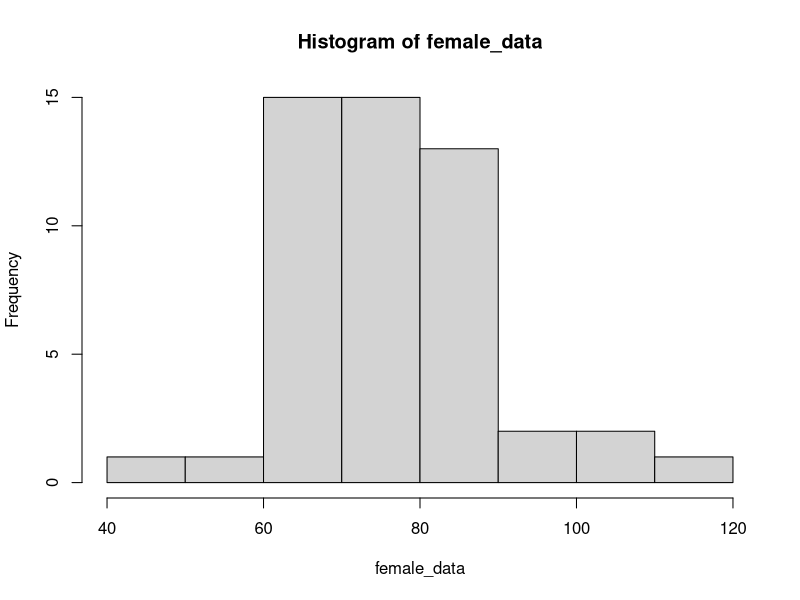
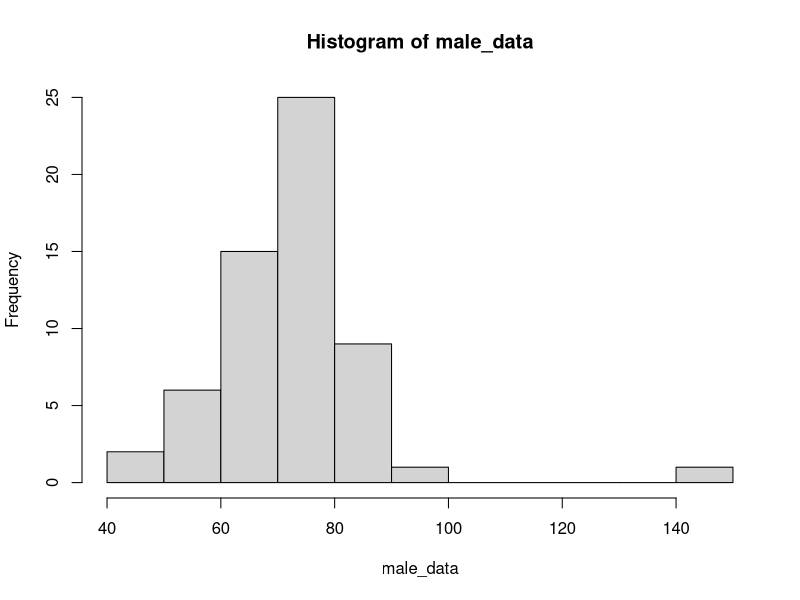

Source code (R) for these figures, in order:
# Input the data from Pulse 1
data = c(86,
         82,
         96,
         71,
         90,
         78,
         68,
         71,
         68,
         88,
         76,
         74,
         70,
         78,
         69,
         77,
         64,
         80,
         83,
         78,
         88,
         70,
         78,
         80,
         68,
         70,
         62,
         81,
         78,
         86,
         59,
         68,
         75,
         74,
         60,
         70,
         80,
         58,
         84,
         104,
         66,
         84,
         65,
         80,
         66,
         104,
         76,
         70,
         66,
         92,
         70,
         63,
         65,
         76,
         56,
         64,
         60,
         68,
         80,
         65,
         47,
         50,
         80,
         76,
         70,
         76,
         72,
         80,
         76,
         85,
         49,
         76,
         145,
         83,
         72,
         60,
         80,
         70,
         68,
         78,
         52,
         74,
         75,
         72,
         80,
         84,
         74,
         90,
         61,
         85,
         78,
         76,
         90,
         64,
         64,
         88,
         64,
         82,
         88,
         74,
         88,
         92,
         76,
         71,
         119,
         90,
         86,
         69,
         75)

# Find the mean of pulse1 data
print(mean(data))

# Find the standard deviation of pulse1 data
print(sd(data))

# Find mean standard deviation
print(13.29766/sqrt(109))

# Find lower confidence interval
print(75.68807 - 1.96 * 1.273685)

# Find higher confidence interval
print(75.68807 + 1.96 * 1.273685)

# Create list for female data for pulse1
female_data = c(86,
                82,
                96,
                90,
                68,
                71,
                68,
                83,
                78,
                70,
                78,
                70,
                81,
                86,
                75,
                74,
                70,
                84,
                104,
                80,
                66,
                104,
                76,
                66,
                70,
                65,
                76,
                68,
                80,
                47,
                80,
                76,
                72,
                85,
                83,
                60,
                70,
                78,
                90,
                61,
                64,
                64,
                64,
                82,
                88,
                74,
                92,
                71,
                119,
                90)

# Create list for male data for pulse 1
male_data = c(71,
              78,
              88,
              76,
              74,
              70,
              78,
              69,
              77,
              64,
              80,
              88,
              80,
              68,
              62,
              78,
              59,
              68,
              60,
              80,
              58,
              66,
              84,
              65,
              70,
              92,
              63,
              56,
              64,
              60,
              65,
              50,
              76,
              70,
              80,
              76,
              49,
              76,
              145,
              72,
              80,
              68,
              52,
              74,
              75,
              72,
              80,
              84,
              74,
              85,
              78,
              76,
              90,
              88,
              88,
              76,
              86,
              69,
              75)

# Find female mean
print(mean(female_data))

# Find male mean
print (mean(male_data))

# Find standard deviation female
print(sd(female_data))

# Find standard deviation male
print(sd(male_data))

# Create histogram of female data for pulse 1
hist(female_data)

# Create histogram of male data for pulse 1
hist(male_data)

# T test single set
t.test(data, mu = 75.2, alternative = "greater", conf.level = .95)

# T test on both sets
t.test(male_data, female_data, mu = 75.2, alternative = "greater", conf.level = .95)
